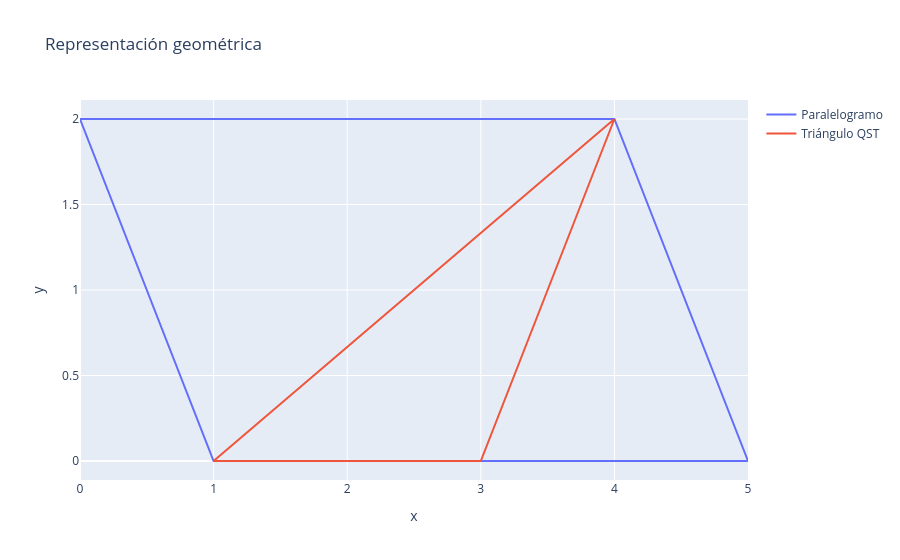

Notebook cell for this chart:
### Markdown cell above
# Representación con plotly

### Code cell
import plotly.graph_objects as go

fig = go.Figure()

# Paralelogramo
fig.add_trace(go.Scatter(
    x=[0,4,5,1,0],
    y=[2,2,0,0,2],
    mode='lines',
    name='Paralelogramo'
))

# Triángulo
fig.add_trace(go.Scatter(
    x=[4,1,3,4],
    y=[2,0,0,2],
    mode='lines',
    name='Triángulo QST'
))

fig.update_layout(title="Representación geométrica",
                  xaxis_title="x",
                  yaxis_title="y")

fig.show()
fig.write_image(r"C:\Users\marco\Downloads\prpoblema_triangulo_paralelogramo.png")

### Figure 1 — Plotly figure (JSON) as saved in the notebook; plotly's stock layout.template omitted (floating-point values rounded to 4 significant figures)
{"data": [{"mode": "lines", "name": "Paralelogramo", "type": "scatter", "x": [0, 4, 5, 1, 0], "y": [2, 2, 0, 0, 2]}, {"mode": "lines", "name": "Triángulo QST", "type": "scatter", "x": [4, 1, 3, 4], "y": [2, 0, 0, 2]}], "layout": {"title": {"text": "Representación geométrica"}, "xaxis": {"title": {"text": "x"}}, "yaxis": {"title": {"text": "y"}}}}
